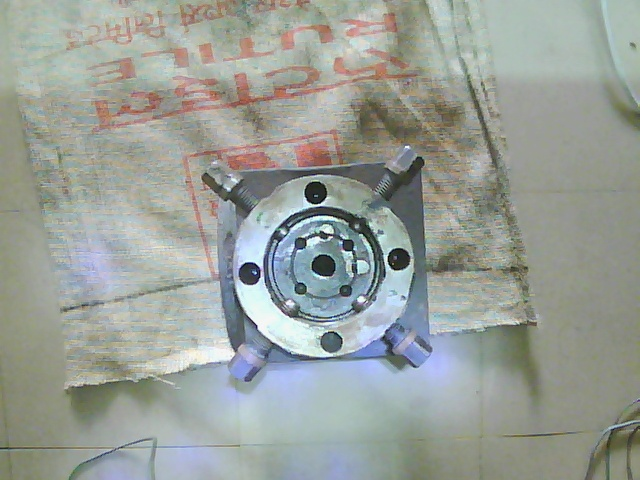
//> input picture test/1.jpg, 640 x 480 px
$ ./main 1.jpg   (built with g++ and OpenCV 4)
//> lines starting //> are read from the running program, lines starting //| are printed output that depends on the picture; after the words box and inside, x2 and y2 are one past the last pixel; in counts of white or black regions, pixels touching at a corner belong together
#include "opencv2/highgui/highgui.hpp"
#include "opencv2/imgproc/imgproc.hpp"
#include <iostream>
#include <stdio.h>
#include <stdlib.h>

using namespace cv;
using namespace std;

Mat src;
Mat original;
Mat src_gray;
int thresh = 107;
int max_thresh = 255;
RNG rng(12345);

/// Function header
void thresh_callback(int, void* );

void MyFilledCircle( Mat img, Point center );

/** @function main */
int main( int argc, char** argv )
{


    /// Load source image and convert it to gray
    src = imread( argv[1], 1 );
//> src is the input picture: 480 rows x 640 cols, CV_8UC3; mean B, G, R 152.4, 158.6, 153
    original = imread( argv[1], 1 );
    ///Get ROI
    src = src(cvRect(250,190,150,150)); //make roi smaller
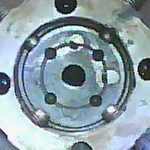
//> src: 150 rows x 150 cols, CV_8UC3; mean B, G, R 165.7, 158.2, 139.1
    src = original(cvRect(250,190,150,150)); //make roi smaller

    /// Convert image to gray and blur it
    cvtColor( src, src_gray, CV_BGR2GRAY );
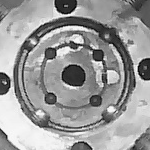
//> src_gray: 150 rows x 150 cols, CV_8UC1; min 8, max 250, mean 153.4
    blur( src_gray, src_gray, Size(7,7) );
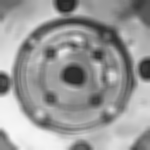
//> src_gray: 150 rows x 150 cols, CV_8UC1; min 37, max 246, mean 153.4

    /// Create Window
//    char* source_window = "Source";
    String source_window = "Source";
    namedWindow( source_window, CV_WINDOW_AUTOSIZE );
    imshow( source_window, src );

    createTrackbar( " Threshold:", "Source", &thresh, max_thresh, thresh_callback );
    thresh_callback( 0, 0 );

    waitKey(0);
    return(0);
}

/** @function thresh_callback */
void thresh_callback(int, void* )
{
    Mat threshold_output;
    vector<vector<Point> > contours;
    vector<Vec4i> hierarchy;

    /// Detect edges using Threshold
    threshold( src_gray, threshold_output, thresh, 255, THRESH_BINARY );
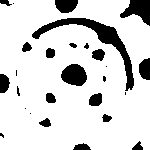
//> threshold_output: 150 rows x 150 cols, CV_8UC1; 84.2% white; 27 black regions (9 under 20 px)
    /// Find contours
    findContours( threshold_output, contours, hierarchy, CV_RETR_TREE, CV_CHAIN_APPROX_SIMPLE, Point(0, 0) );
//> contours = 20 contours, 6 with area under 20; largest, box (x1, y1, x2, y2) and area: (0, 0, 150, 150) 20937, (31, 17, 135, 92) 1336, (60, 63, 88, 87) 466, (88, 92, 103, 107) 159, (91, 48, 106, 62) 133

    /// Approximate contours to polygons + get bounding rects and circles
    vector<vector<Point> > contours_poly( contours.size() );
//> contours_poly = 20 empty contours
    vector<Rect> boundRect( contours.size() );
    vector<Point2f>center( contours.size() );
    vector<float>radius( contours.size() );


    for( uint i = 0; i < contours.size(); i++ )
    {

        approxPolyDP( Mat(contours[i]), contours_poly[i], 3, true );
        //boundRect[i] = boundingRect( Mat(contours_poly[i]) );
        minEnclosingCircle( (Mat)contours_poly[i], center[i], radius[i] );

    }
//> this loop made 20 passes


    /// Draw polygonal contour + bonding rects + circles
    printf ("\n----------------\n");
    Mat drawing = Mat::zeros( threshold_output.size(), CV_8UC3 );
    for( uint i = 0; i< contours.size(); i++ )
    {

        if((int)radius[i]>10 && (int)radius[i] < 70)
        {
            Scalar color = Scalar( rng.uniform(0, 255), rng.uniform(0,255), rng.uniform(0,255) );
            drawContours( drawing, contours_poly, i, color, 1, 8, vector<Vec4i>(), 0, Point() );
            //  rectangle( drawing, boundRect[i].tl(), boundRect[i].br(), color, 2, 8, 0 );
            circle( drawing, center[i], (int)radius[i], color, 2, 8, 0 );

            printf ("Radius %d: %f \n",i,radius[i]);

///print centers
            //printf("point values %f %f\n", x.at<cv::Point2f>(0).x,x.at<cv::Point2f>(0).y);
     //       printf ("Center %d: %f %f \n",i,x.at<Point2f>(center[i]).x,x.at<Point2f>(center[i]).y);

            MyFilledCircle(drawing,center[i]);
        }
    }
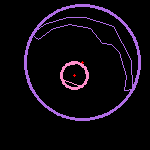
//> drawing: 150 rows x 150 cols, CV_8UC3; mean B, G, R 15.8, 8, 13.4
    printf ("\n----------------\n");

    /// Show in a window
    namedWindow( "Contours", CV_WINDOW_AUTOSIZE );
    imshow( "Contours", drawing );
}


//Display a filled circle with center and radius of 1 pixel
void MyFilledCircle( Mat img, Point center )
{
    int thickness = -1;
    int lineType = 8;

    circle( img,
            center,
            //w/32.0,
            1,
            Scalar( 0, 0, 255 ),
            thickness,
            lineType );
}
